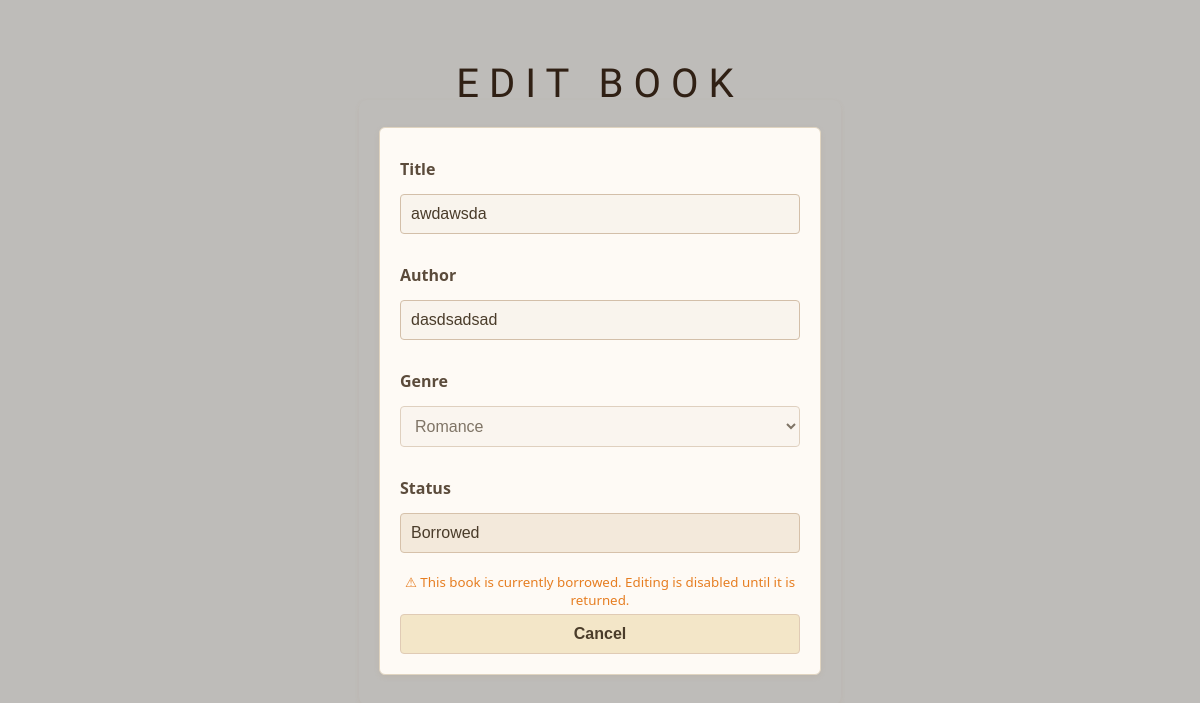
/edit_book.php?id=32 (signed in), run on the app's committed database.
### tables this page shows
CREATE TABLE `books` (
  `book_id` int(11) NOT NULL,
  `title` varchar(255) DEFAULT NULL,
  `author` varchar(255) DEFAULT NULL,
  `genre` varchar(100) DEFAULT NULL,
  `status` enum('Available','Borrowed') DEFAULT 'Available'
);

### edit_book.php (the view, shortened to what this page needs)
<?php
include 'config.php';
$id = $_GET['id'];
$book = $conn->query("SELECT * FROM books WHERE book_id = $id")->fetch_assoc();
?>
<!DOCTYPE html>
<html lang="en">
<head>
  <link rel="stylesheet" href="style.css">
</head>
<body>
  <div class="container">
    <div class="form-wrapper">
      <h2>Edit Book</h2>
<form method="POST">
  <label for="title">Title</label>
  <input type="text" name="title" id="title" value="<?= htmlspecialchars($book['title']) ?>" <?= $book['status'] == 'Borrowed' ? 'readonly' : 'required' ?>>
  <label for="author">Author</label>
  <input type="text" name="author" id="author" value="<?= htmlspecialchars($book['author']) ?>" <?= $book['status'] == 'Borrowed' ? 'readonly' : 'required' ?>>
  <label for="genre">Genre</label>
  <select name="genre" id="genre" <?= $book['status'] == 'Borrowed' ? 'disabled' : 'required' ?>>
    <?php
      $genres = ["Horror", "Romance", "Sci-Fi", "Fantasy", "Mystery", "Non-Fiction", "Biography", "Adventure"];
      foreach ($genres as $g) {
        $selected = ($g == $book['genre']) ? 'selected' : '';
        echo "<option value='$g' $selected>$g</option>";
      }
    ?>
  </select>
  <label for="status">Status</label>
  <input type="text" value="<?= htmlspecialchars($book['status']) ?>" disabled style="background-color: #f3e9db; color: #4a3c2a; border: 1px solid #d6c1aa;">
  <?php if ($book['status'] === 'Borrowed'): ?>
    <small style="color: #e67e22;">
      ⚠ This book is currently borrowed. Editing is disabled until it is returned.
    </small>
  <?php endif; ?>
  <button type="button" class="cancel-btn" onclick="location.href='index.php'">Cancel</button>
</form>
    </div>
  </div>
</body>
</html>

### style.css (style rules this page uses)
h2 { text-transform: uppercase; font-size: 40px; text-align: center; letter-spacing: 1px; color: #4a3c2a; margin-bottom: 10px; font-family: "Antonio", serif; font-weight: 200; }
form { background-color: #fefaf5; padding: 20px; border: 1px solid #e0d4c0; border-radius: 6px; width: 400px; box-shadow: 0 2px 5px rgba(174, 146, 113, 0.15); }
form label { display: block; margin-top: 10px; font-weight: bold; color: #5b4b3b; }
form input[type="text"], form input[type="date"], form select { width: 100%; padding: 10px; margin-top: 4px; margin-bottom: 15px; border: 1px solid #d3bfa9; border-radius: 4px; background-color: #f9f4ed; color: #4a3c2a; }
button { padding: 10px; font-weight: bold; border: none; border-radius: 6px; background-color: #c9a27e; color: white; cursor: pointer; transition: background 0.3s ease; }
.form-wrapper { max-width: 400px; margin: 40px auto; text-align: center; font-family: 'Segoe UI', sans-serif; background-color: #fcf7f0; padding: 30px 20px; border-radius: 8px; box-shadow: 0 2px 5px rgba(175, 140, 100, 0.1); }
.cancel-btn, .cancel-button, .back-button, .back-style { background-color: #e6d0b8; color: #4a3c2a; border: 1px solid #d1b49b; border-radius: 4px; padding: 10px; text-align: center; }

### edit_book.php (style rules this page uses)
body { display: flex; align-items: center; justify-content: center; min-height: 100vh; margin: 0; font-family: 'Space Grotesk', sans-serif; background: url('images/bb1.jpg') no-repeat center center fixed; background-size: cover; color: #4a3c2a; position: relative; }
body::before { content: ''; position: fixed; top: 0; left: 0; height: 100%; width: 100%; background: rgba(42, 34, 26, 0.3); z-index: -1; }
.form-wrapper h2 { margin-top: -70px; text-align: center; color: #302014ff; font-size: 40px; font-family: "Winky Rough", serif; text-transform: uppercase; font-weight: 500; letter-spacing: 10px; }
.form-wrapper { width: 100%; max-width: 500px; padding: 30px 20px; box-sizing: border-box; background: transparent; }
.container { max-width: 600px; margin: 40px auto; padding: 20px; }
.cancel-btn { width: 100%; padding: 10px; font-size: 16px; border: 1px solid #e0cbb5; border-radius: 4px; box-sizing: border-box; background-color: #f3e6c8; color: #4a3c2a; cursor: pointer; }
h2 { text-align: center; margin-bottom: 20px; color: #4a3c2a; }
form { display: flex; flex-direction: column; gap: 5px; }
label { font-weight: bold; margin-bottom: 5px; color: #4a3c2a; text-align: left; }
input[type="text"], select, button { width: 100%; padding: 10px; font-size: 16px; border: 1px solid #e0cbb5; border-radius: 4px; box-sizing: border-box; background-color: #f6eee5; color: #4a3c2a; }
button { background-color: #3e2b1f; color: white; border: none; cursor: pointer; }

### data on the page
books: title "awdawsda", author "dasdsadsad", genre "Romance", status "Borrowed"
